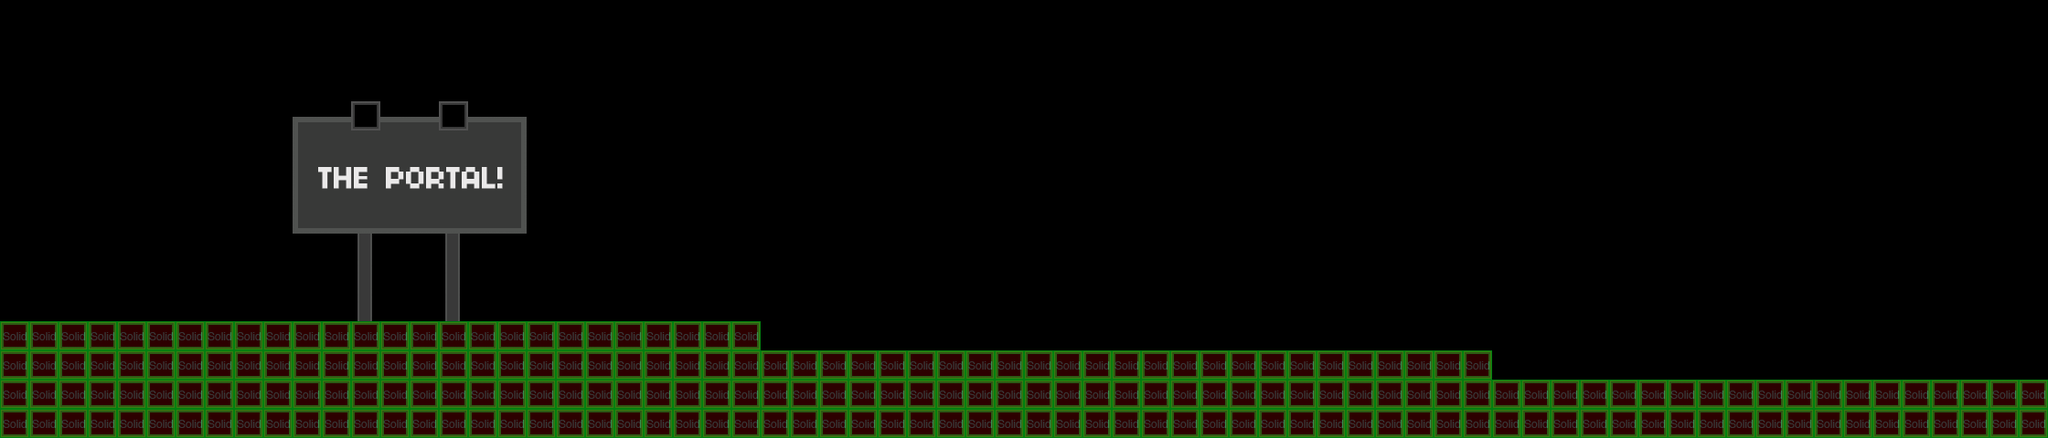

Below is a game level as drawn by its tile map, then a one-line description and the .tmx that defines it (tile-layer data replaced by summaries):
An orthogonal 70x15 tile map with 32x32 px tiles, 4 tile layers (Parallax_layer1, foreground, background, collision), 2 tilesets and 4 objects (EndCount, StartCount, mainPlayer, Initial).

<map version="1.0" orientation="orthogonal" width="70" height="15" tilewidth="32" tileheight="32">
 <properties>
  <property name="background_color" value="#00C0FF" />
 </properties>
 <tileset firstgid="1" name="area01_level_tiles" tilewidth="32" tileheight="32">
  <image source="tileset/tileset.png" width="1614" height="960" />
 </tileset>
 <tileset firstgid="1501" name="metatiles32x32" tilewidth="32" tileheight="32">
  <image source="tileset/metatiles32x32.png" width="192" height="32" />
  <tile id="0">
   <properties>
    <property name="type" value="solid" />
   </properties>
  </tile>
  <tile id="1">
   <properties>
    <property name="type" value="platform" />
   </properties>
  </tile>
 </tileset>
 <layer name="Parallax_layer1" width="70" height="15">
  <properties>
   <property name="imagesrc" value="parallax" />
  </properties>
  <data>[1050 cells, 0 non-empty, 0 distinct tile ids]</data>
 </layer>
 <layer name="foreground" width="70" height="15">
  <data>[1050 cells, 12 non-empty, 1 distinct tile ids]</data>
 </layer>
 <layer name="background" width="70" height="15">
  <data>[1050 cells, 257 non-empty, 41 distinct tile ids]</data>
 </layer>
 <objectgroup color="#00ff00" name="Entities" width="70" height="15">
  <object name="EndCount" x="883" y="268" width="55" height="57">
   <properties>
    <property name="image" value="none" />
    <property name="spritewidth" value="64" />
   </properties>
  </object>
  <object name="StartCount" x="93" y="199" width="62" height="94" />
  <object name="mainPlayer" x="94" y="199" width="32" height="32">
   <properties>
    <property name="image" value="gripe_run_right" />
    <property name="spritewidth" value="64" />
   </properties>
  </object>
  <object name="Initial" x="92" y="199" width="64" height="96" />
 </objectgroup>
 <layer name="collision" width="70" height="15" opacity="0.22">
  <data>[1050 cells, 217 non-empty, 1 distinct tile ids]</data>
 </layer>
</map>